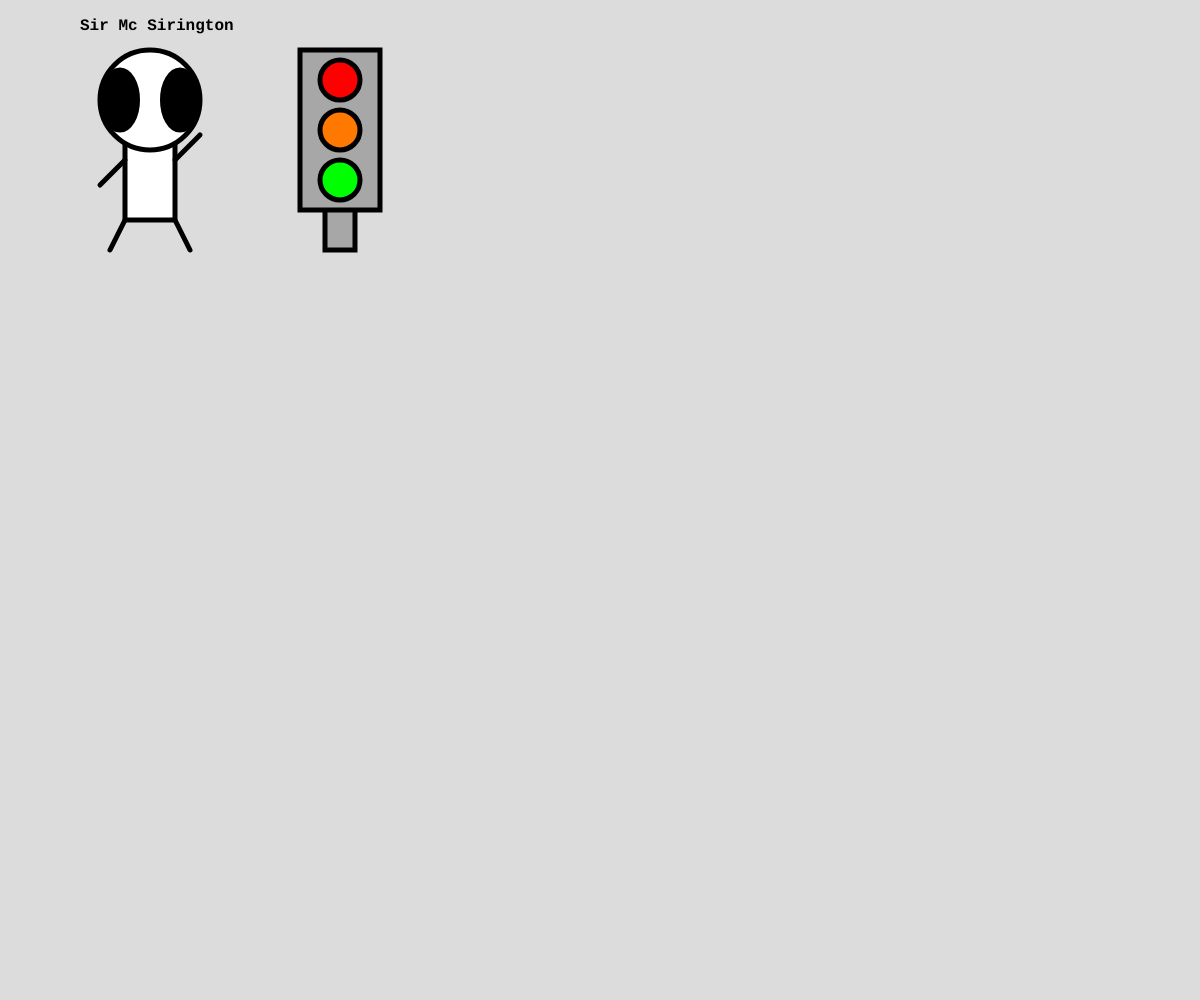
Frame 1 (no input)
Frame 60 (no input): identical to frame 1, image omitted
Frame 120 (the mouse pressed at the canvas centre since frame 60): identical to frame 1, image omitted

The p5.js sketch that drew this single still picture (run headless with seeded random() and noise() and a simulated clock; from frame 60 on, the mouse is pressed at the canvas centre):

// p5.js sketch
// ── sketch.js
function setup() {
  createCanvas(windowWidth, windowHeight);
}

function draw() {
  background(220);
  strokeWeight(5);
  textSize(16);

  fill(0);
  textFont('Courier New');
  textStyle(BOLD);
  text('Sir Mc Sirington', 80, 30);

  fill(255);
  rect(125, 120, 50, 100);
  circle(150, 100, 100, 100);
  line(125, 220, 110, 250);
  line(175, 220, 190, 250);
  line(175, 160, 200, 135);
  line(125, 160, 100, 185);

  fill(0);
  ellipse(120, 100, 35, 60);
  ellipse(180, 100, 35, 60);

  fill(167);
  rect(325, 170, 30, 80);
  rect(300, 50, 80, 160);
  
  fill(255, 0, 0);
  circle(340, 80, 40);

  fill(255, 120, 0);
  circle(340, 130, 40);

  fill(0, 255, 0);
  circle(340, 180, 40);
}
